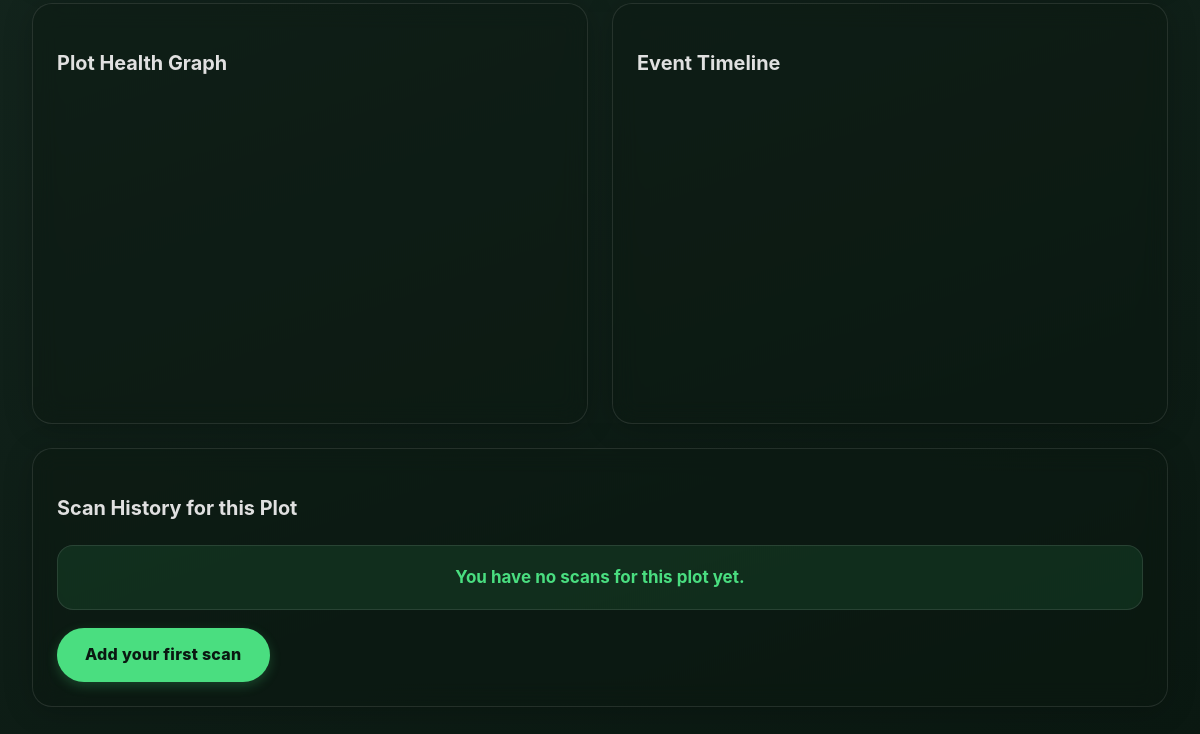
/plot/1 (signed in, lower part), run on an earlier commit of the app's database.
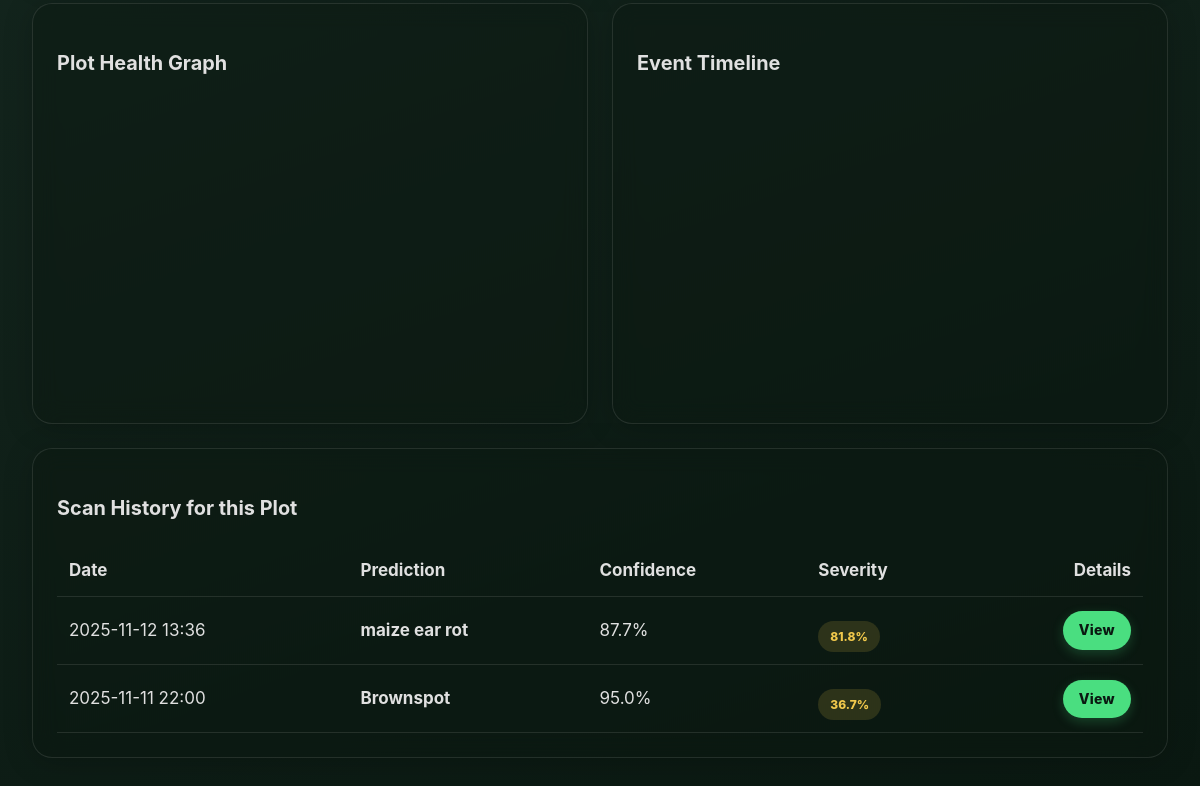
And on a later commit of the database.
### app.py (models this page shows)
class ScanHistory(db.Model):
    id = db.Column(db.Integer, primary_key=True)
    user_id = db.Column(db.Integer, db.ForeignKey('user.id'), nullable=False)
    timestamp = db.Column(db.DateTime, nullable=False, default=datetime.utcnow)
    plot_id = db.Column(db.Integer, db.ForeignKey('plot.id'), nullable=True)
    latitude = db.Column(db.Float, nullable=True)
    longitude = db.Column(db.Float, nullable=True)
    pred_class = db.Column(db.String(100), nullable=False)
    is_healthy = db.Column(db.Boolean, nullable=False)
    confidence = db.Column(db.Float, nullable=False)
    severity = db.Column(db.Float)
    plant_type = db.Column(db.String(50))
    image_filename = db.Column(db.String(200), nullable=False)
    definition_json = db.Column(db.Text)
    solution_json = db.Column(db.Text)
    fertilizer_json = db.Column(db.Text)
    top3_json = db.Column(db.Text)

### app.py (the view)
@app.route('/plot/<int:plot_id>')
@login_required
def plot_detail(plot_id):
    plot = Plot.query.get_or_404(plot_id)
    if plot.user_id != current_user.id:
        abort(403)
    scans = ScanHistory.query.filter_by(plot_id=plot.id).order_by(ScanHistory.timestamp.desc()).all()
    health_chart_html = create_plot_health_chart(scans[::-1])
    event_timeline_html = create_plot_event_timeline(plot_id)
    return render_template('plot_detail.html',
                           plot=plot,
                           scans=scans,
                           health_chart_html=health_chart_html,
                           event_timeline_html=event_timeline_html)

### app.py (called while the page is built)
@login_manager.user_loader
def load_user(user_id):
    return User.query.get(int(user_id))

### templates/plot_detail.html (shortened to what this page needs)
{% extends "base.html" %}
{% block content %}
<div class="main-container">
  <div class="plot-graph-grid">
    <div class="card" style="padding: var(--space-4);">
      <h3>Plot Health Graph</h3>
      <div class="chart-container" style="height: 300px;">
        {{ health_chart_html | safe }}
      </div>
    </div>
    <div class="card" style="padding: var(--space-4);">
      <h3>Event Timeline</h3>
      <div class="chart-container" style="height: 300px;">
        {{ event_timeline_html | safe }}
      </div>
    </div>
  </div>
  <div class="card" style="padding: var(--space-4); margin-top: var(--space-4); overflow-x: auto;">
    <h3>Scan History for this Plot</h3>
    {% if scans %}
      <table style="width: 100%; border-collapse: collapse; min-width: 600px;">
        <thead>
          <tr style="border-bottom: 1px solid var(--border);">
            <th style="text-align: left; padding: var(--space-2);">Date</th>
            <th style="text-align: left; padding: var(--space-2);">Prediction</th>
            <th style="text-align: left; padding: var(--space-2);">Confidence</th>
            <th style="text-align: left; padding: var(--space-2);">Severity</th>
            <th style="text-align: right; padding: var(--space-2);">Details</th>
          </tr>
        </thead>
        <tbody>
          {% for scan in scans %}
            <tr style="border-bottom: 1px solid var(--border);">
              <td style="padding: var(--space-2);">{{ scan.timestamp.strftime('%Y-%m-%d %H:%M') }}</td>
              <td style="padding: var(--space-2); font-weight: 700; color: var(--fg);">{{ scan.pred_class }}</td>
              <td style="padding: var(--space-2);">{{ "%.1f"|format(scan.confidence * 100) }}%</td>
              <td style="padding: var(--space-2);">
                {% if scan.is_healthy %}
                  <span class="badge-caption badge-good">Healthy</span>
                {% else %}
                  <span class="badge-caption badge-mid">{{ "%.1f"|format(scan.severity) }}%</span>
                {% endif %}
              </td>
              <td style="text-align: right; padding: var(--space-2);">
                <a href="{{ url_for('scan_detail', scan_id=scan.id) }}" class="submit-button" style="padding: 8px 16px; font-size: 14px;">View</a>
              </td>
            </tr>
          {% endfor %}
        </tbody>
      </table>
    {% else %}
      <div class="info-box">You have no scans for this plot yet.</div>
      <a href="{{ url_for('scan') }}" class="submit-button" style="margin-top: var(--space-3);">Add your first scan</a>
    {% endif %}
  </div>
</div>
{% endblock %}

What changed in the data, as far as the page shows it:
added ScanHistory: timestamp "2025-11-12 13:36", pred_class "maize ear rot", scan.confidence*100 "87.7", severity "81.8"
added ScanHistory: timestamp "2025-11-11 22:00", pred_class "Brownspot", scan.confidence*100 "95.0", severity "36.7"
Also different on the page:
text no longer shown: "You have no scans for this plot yet. Add your first scan"
text now shown: "Date Prediction Confidence Severity Details"
